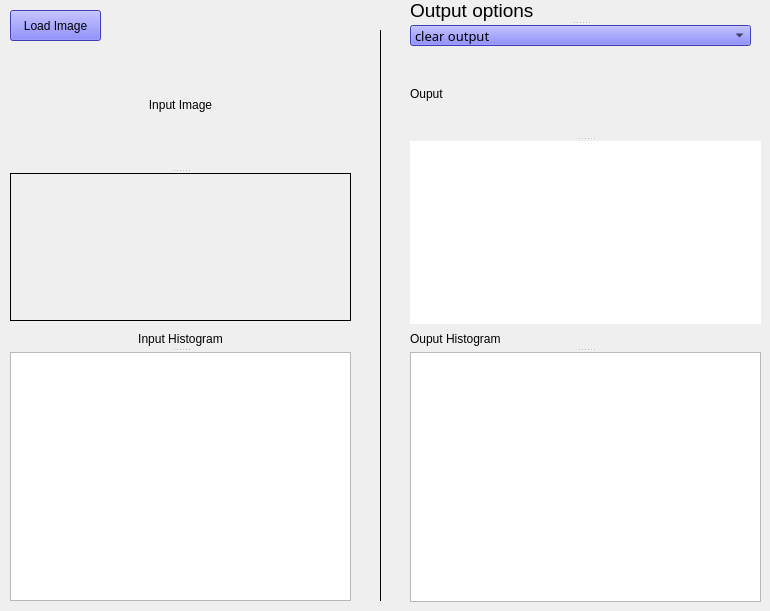
      <widget class="QWidget" name="tab_3">
       <property name="sizePolicy">
        <sizepolicy hsizetype="Expanding" vsizetype="Expanding">
         <horstretch>0</horstretch>
         <verstretch>0</verstretch>
        </sizepolicy>
       </property>
       <attribute name="title">
        <string>Histograms</string>
       </attribute>
       <widget class="QLabel" name="label_9">
        <property name="geometry">
         <rect>
          <x>370</x>
          <y>30</y>
          <width>20</width>
          <height>571</height>
         </rect>
        </property>
        <property name="frameShape">
         <enum>QFrame::VLine</enum>
        </property>
        <property name="text">
         <string/>
        </property>
       </widget>
       <widget class="QPushButton" name="load">
        <property name="geometry">
         <rect>
          <x>10</x>
          <y>10</y>
          <width>91</width>
          <height>31</height>
         </rect>
        </property>
        <property name="palette">
         <palette>
          <active>
           <colorrole role="WindowText">
            <brush brushstyle="SolidPattern">
             <color alpha="255">
              <red>0</red>
              <green>0</green>
              <blue>0</blue>
             </color>
            </brush>
           </colorrole>
           <colorrole role="Button">
            <brush brushstyle="SolidPattern">
             <color alpha="255">
              <red>85</red>
              <green>85</green>
              <blue>255</blue>
             </color>
            </brush>
           </colorrole>
           <colorrole role="Light">
            <brush brushstyle="SolidPattern">
             <color alpha="255">
              <red>213</red>
              <green>213</green>
              <blue>255</blue>
             </color>
            </brush>
           </colorrole>
           <colorrole role="Midlight">
            <brush brushstyle="SolidPattern">
             <color alpha="255">
              <red>149</red>
              <green>149</green>
              <blue>255</blue>
             </color>
            </brush>
           </colorrole>
           <colorrole role="Dark">
            <brush brushstyle="SolidPattern">
             <color alpha="255">
              <red>42</red>
              <green>42</green>
              <blue>127</blue>
             </color>
            </brush>
           </colorrole>
           <colorrole role="Mid">
            <brush brushstyle="SolidPattern">
             <color alpha="255">
              <red>56</red>
              <green>56</green>
              <blue>170</blue>
             </color>
            </brush>
           </colorrole>
           <colorrole role="Text">
            <brush brushstyle="SolidPattern">
             <color alpha="255">
              <red>0</red>
              <green>0</green>
              <blue>0</blue>
             </color>
            </brush>
           </colorrole>
           <colorrole role="BrightText">
            <brush brushstyle="SolidPattern">
             <color alpha="255">
              <red>255</red>
              <green>255</green>
              <blue>255</blue>
             </color>
            </brush>
           </colorrole>
           <colorrole role="ButtonText">
            <brush brushstyle="SolidPattern">
             <color alpha="255">
              <red>0</red>
              <green>0</green>
              <blue>0</blue>
             </color>
            </brush>
           </colorrole>
           <colorrole role="Base">
            <brush brushstyle="SolidPattern">
             <color alpha="255">
              <red>255</red>
              <green>255</green>
              <blue>255</blue>
             </color>
            </brush>
           </colorrole>
           <colorrole role="Window">
            <brush brushstyle="SolidPattern">
             <color alpha="255">
              <red>85</red>
              <green>85</green>
              <blue>255</blue>
             </color>
            </brush>
           </colorrole>
           <colorrole role="Shadow">
            <brush brushstyle="SolidPattern">
             <color alpha="255">
              <red>0</red>
              <green>0</green>
              <blue>0</blue>
             </color>
            </brush>
           </colorrole>
           <colorrole role="AlternateBase">
            <brush brushstyle="SolidPattern">
             <color alpha="255">
              <red>170</red>
              <green>170</green>
              <blue>255</blue>
             </color>
            </brush>
           </colorrole>
           <colorrole role="ToolTipBase">
            <brush brushstyle="SolidPattern">
             <color alpha="255">
              <red>255</red>
              <green>255</green>
              <blue>220</blue>
             </color>
            </brush>
           </colorrole>
           <colorrole role="ToolTipText">
            <brush brushstyle="SolidPattern">
             <color alpha="255">
              <red>0</red>
              <green>0</green>
              <blue>0</blue>
             </color>
            </brush>
           </colorrole>
           <colorrole role="PlaceholderText">
            <brush brushstyle="NoBrush">
             <color alpha="128">
              <red>0</red>
              <green>0</green>
              <blue>0</blue>
             </color>
            </brush>
           </colorrole>
          </active>
          <inactive>
           <colorrole role="WindowText">
            <brush brushstyle="SolidPattern">
             <color alpha="255">
              <red>0</red>
              <green>0</green>
              <blue>0</blue>
             </color>
            </brush>
           </colorrole>
           <colorrole role="Button">
            <brush brushstyle="SolidPattern">
             <color alpha="255">
              <red>85</red>
              <green>85</green>
              <blue>255</blue>
             </color>
            </brush>
           </colorrole>
           <colorrole role="Light">
            <brush brushstyle="SolidPattern">
             <color alpha="255">
              <red>213</red>
              <green>213</green>
              <blue>255</blue>
             </color>
            </brush>
           </colorrole>
           <colorrole role="Midlight">
            <brush brushstyle="SolidPattern">
             <color alpha="255">
              <red>149</red>
              <green>149</green>
              <blue>255</blue>
             </color>
            </brush>
           </colorrole>
           <colorrole role="Dark">
            <brush brushstyle="SolidPattern">
             <color alpha="255">
              <red>42</red>
              <green>42</green>
              <blue>127</blue>
             </color>
            </brush>
           </colorrole>
           <colorrole role="Mid">
            <brush brushstyle="SolidPattern">
             <color alpha="255">
              <red>56</red>
              <green>56</green>
              <blue>170</blue>
             </color>
            </brush>
           </colorrole>
           <colorrole role="Text">
            <brush brushstyle="SolidPattern">
             <color alpha="255">
              <red>0</red>
              <green>0</green>
              <blue>0</blue>
             </color>
            </brush>
           </colorrole>
           <colorrole role="BrightText">
            <brush brushstyle="SolidPattern">
             <color alpha="255">
              <red>255</red>
              <green>255</green>
              <blue>255</blue>
             </color>
            </brush>
           </colorrole>
           <colorrole role="ButtonText">
            <brush brushstyle="SolidPattern">
             <color alpha="255">
              <red>0</red>
              <green>0</green>
              <blue>0</blue>
             </color>
            </brush>
           </colorrole>
           <colorrole role="Base">
            <brush brushstyle="SolidPattern">
             <color alpha="255">
              <red>255</red>
              <green>255</green>
              <blue>255</blue>
             </color>
            </brush>
           </colorrole>
           <colorrole role="Window">
            <brush brushstyle="SolidPattern">
             <color alpha="255">
              <red>85</red>
              <green>85</green>
              <blue>255</blue>
             </color>
            </brush>
           </colorrole>
           <colorrole role="Shadow">
            <brush brushstyle="SolidPattern">
             <color alpha="255">
              <red>0</red>
              <green>0</green>
              <blue>0</blue>
             </color>
            </brush>
           </colorrole>
           <colorrole role="AlternateBase">
            <brush brushstyle="SolidPattern">
             <color alpha="255">
              <red>170</red>
              <green>170</green>
              <blue>255</blue>
             </color>
            </brush>
           </colorrole>
           <colorrole role="ToolTipBase">
            <brush brushstyle="SolidPattern">
             <color alpha="255">
              <red>255</red>
              <green>255</green>
              <blue>220</blue>
             </color>
            </brush>
           </colorrole>
           <colorrole role="ToolTipText">
            <brush brushstyle="SolidPattern">
             <color alpha="255">
              <red>0</red>
              <green>0</green>
              <blue>0</blue>
             </color>
            </brush>
           </colorrole>
           <colorrole role="PlaceholderText">
            <brush brushstyle="NoBrush">
             <color alpha="128">
              <red>0</red>
              <green>0</green>
              <blue>0</blue>
             </color>
            </brush>
           </colorrole>
          </inactive>
          <disabled>
           <colorrole role="WindowText">
            <brush brushstyle="SolidPattern">
             <color alpha="255">
              <red>42</red>
              <green>42</green>
              <blue>127</blue>
             </color>
            </brush>
           </colorrole>
           <colorrole role="Button">
            <brush brushstyle="SolidPattern">
             <color alpha="255">
              <red>85</red>
              <green>85</green>
              <blue>255</blue>
             </color>
            </brush>
           </colorrole>
           <colorrole role="Light">
            <brush brushstyle="SolidPattern">
             <color alpha="255">
              <red>213</red>
              <green>213</green>
              <blue>255</blue>
             </color>
            </brush>
           </colorrole>
           <colorrole role="Midlight">
            <brush brushstyle="SolidPattern">
             <color alpha="255">
              <red>149</red>
              <green>149</green>
              <blue>255</blue>
             </color>
            </brush>
           </colorrole>
           <colorrole role="Dark">
            <brush brushstyle="SolidPattern">
             <color alpha="255">
              <red>42</red>
              <green>42</green>
              <blue>127</blue>
             </color>
            </brush>
           </colorrole>
           <colorrole role="Mid">
            <brush brushstyle="SolidPattern">
             <color alpha="255">
              <red>56</red>
              <green>56</green>
              <blue>170</blue>
             </color>
            </brush>
           </colorrole>
           <colorrole role="Text">
            <brush brushstyle="SolidPattern">
             <color alpha="255">
              <red>42</red>
              <green>42</green>
              <blue>127</blue>
             </color>
            </brush>
           </colorrole>
           <colorrole role="BrightText">
            <brush brushstyle="SolidPattern">
             <color alpha="255">
              <red>255</red>
              <green>255</green>
              <blue>255</blue>
             </color>
            </brush>
           </colorrole>
           <colorrole role="ButtonText">
            <brush brushstyle="SolidPattern">
             <color alpha="255">
              <red>42</red>
              <green>42</green>
              <blue>127</blue>
             </color>
            </brush>
           </colorrole>
           <colorrole role="Base">
            <brush brushstyle="SolidPattern">
             <color alpha="255">
              <red>85</red>
              <green>85</green>
              <blue>255</blue>
             </color>
            </brush>
           </colorrole>
           <colorrole role="Window">
            <brush brushstyle="SolidPattern">
             <color alpha="255">
              <red>85</red>
              <green>85</green>
              <blue>255</blue>
             </color>
            </brush>
           </colorrole>
           <colorrole role="Shadow">
            <brush brushstyle="SolidPattern">
             <color alpha="255">
              <red>0</red>
              <green>0</green>
              <blue>0</blue>
             </color>
            </brush>
           </colorrole>
           <colorrole role="AlternateBase">
            <brush brushstyle="SolidPattern">
             <color alpha="255">
              <red>85</red>
              <green>85</green>
              <blue>255</blue>
             </color>
            </brush>
           </colorrole>
           <colorrole role="ToolTipBase">
            <brush brushstyle="SolidPattern">
             <color alpha="255">
              <red>255</red>
              <green>255</green>
              <blue>220</blue>
             </color>
            </brush>
           </colorrole>
           <colorrole role="ToolTipText">
            <brush brushstyle="SolidPattern">
             <color alpha="255">
              <red>0</red>
              <green>0</green>
              <blue>0</blue>
             </color>
            </brush>
           </colorrole>
           <colorrole role="PlaceholderText">
            <brush brushstyle="NoBrush">
             <color alpha="128">
              <red>0</red>
              <green>0</green>
              <blue>0</blue>
             </color>
            </brush>
           </colorrole>
          </disabled>
         </palette>
        </property>
        <property name="font">
         <font>
          <pointsize>9</pointsize>
         </font>
        </property>
        <property name="cursor">
         <cursorShape>PointingHandCursor</cursorShape>
        </property>
        <property name="focusPolicy">
         <enum>Qt::TabFocus</enum>
        </property>
        <property name="text">
         <string>Load Image</string>
        </property>
        <property name="autoDefault">
         <bool>false</bool>
        </property>
        <property name="default">
         <bool>false</bool>
        </property>
        <property name="flat">
         <bool>false</bool>
        </property>
       </widget>
       <widget class="QSplitter" name="splitter_12">
        <property name="geometry">
         <rect>
          <x>10</x>
          <y>40</y>
          <width>341</width>
          <height>281</height>
         </rect>
        </property>
        <property name="orientation">
         <enum>Qt::Vertical</enum>
        </property>
        <widget class="QLabel" name="label_19">
         <property name="styleSheet">
          <string notr="true">font: 14pt &quot;MS Shell Dlg 2&quot;;
</string>
         </property>
         <property name="text">
          <string>Input Image</string>
         </property>
         <property name="alignment">
          <set>Qt::AlignCenter</set>
         </property>
        </widget>
        <widget class="QLabel" name="input_img">
         <property name="frameShape">
          <enum>QFrame::Box</enum>
         </property>
         <property name="text">
          <string/>
         </property>
         <property name="scaledContents">
          <bool>true</bool>
         </property>
        </widget>
       </widget>
       <widget class="QSplitter" name="splitter_14">
        <property name="geometry">
         <rect>
          <x>10</x>
          <y>330</y>
          <width>341</width>
          <height>271</height>
         </rect>
        </property>
        <property name="orientation">
         <enum>Qt::Vertical</enum>
        </property>
        <widget class="QLabel" name="label_20">
         <property name="styleSheet">
          <string notr="true">font: 14pt &quot;MS Shell Dlg 2&quot;;
</string>
         </property>
         <property name="text">
          <string>Input Histogram</string>
         </property>
         <property name="alignment">
          <set>Qt::AlignCenter</set>
         </property>
        </widget>
        <widget class="PlotWidget" name="input_hist"/>
       </widget>
       <widget class="QSplitter" name="splitter_15">
        <property name="geometry">
         <rect>
          <x>410</x>
          <y>0</y>
          <width>341</width>
          <height>46</height>
         </rect>
        </property>
        <property name="orientation">
         <enum>Qt::Vertical</enum>
        </property>
        <widget class="QLabel" name="label_18">
         <property name="font">
          <font>
           <family>MS Shell Dlg 2</family>
           <pointsize>14</pointsize>
           <weight>50</weight>
           <italic>false</italic>
           <bold>false</bold>
          </font>
         </property>
         <property name="styleSheet">
          <string notr="true">font: 14pt &quot;MS Shell Dlg 2&quot;;
</string>
         </property>
         <property name="text">
          <string>Output options</string>
         </property>
        </widget>
        <widget class="QComboBox" name="comboBox">
         <property name="palette">
          <palette>
           <active>
            <colorrole role="WindowText">
             <brush brushstyle="SolidPattern">
              <color alpha="255">
               <red>0</red>
               <green>0</green>
               <blue>0</blue>
              </color>
             </brush>
            </colorrole>
            <colorrole role="Button">
             <brush brushstyle="SolidPattern">
              <color alpha="255">
               <red>85</red>
               <green>85</green>
               <blue>255</blue>
              </color>
             </brush>
            </colorrole>
            <colorrole role="Light">
             <brush brushstyle="SolidPattern">
              <color alpha="255">
               <red>213</red>
               <green>213</green>
               <blue>255</blue>
              </color>
             </brush>
            </colorrole>
            <colorrole role="Midlight">
             <brush brushstyle="SolidPattern">
              <color alpha="255">
               <red>149</red>
               <green>149</green>
               <blue>255</blue>
              </color>
             </brush>
            </colorrole>
            <colorrole role="Dark">
             <brush brushstyle="SolidPattern">
              <color alpha="255">
               <red>42</red>
               <green>42</green>
               <blue>127</blue>
              </color>
             </brush>
            </colorrole>
            <colorrole role="Mid">
             <brush brushstyle="SolidPattern">
              <color alpha="255">
               <red>56</red>
               <green>56</green>
               <blue>170</blue>
              </color>
             </brush>
            </colorrole>
            <colorrole role="Text">
             <brush brushstyle="SolidPattern">
              <color alpha="255">
               <red>0</red>
               <green>0</green>
               <blue>0</blue>
              </color>
             </brush>
            </colorrole>
            <colorrole role="BrightText">
             <brush brushstyle="SolidPattern">
              <color alpha="255">
               <red>255</red>
               <green>255</green>
               <blue>255</blue>
              </color>
             </brush>
            </colorrole>
            <colorrole role="ButtonText">
             <brush brushstyle="SolidPattern">
              <color alpha="255">
               <red>0</red>
               <green>0</green>
               <blue>0</blue>
              </color>
             </brush>
            </colorrole>
            <colorrole role="Base">
             <brush brushstyle="SolidPattern">
              <color alpha="255">
               <red>255</red>
               <green>255</green>
               <blue>255</blue>
              </color>
             </brush>
            </colorrole>
            <colorrole role="Window">
             <brush brushstyle="SolidPattern">
              <color alpha="255">
               <red>85</red>
               <green>85</green>
               <blue>255</blue>
              </color>
             </brush>
            </colorrole>
            <colorrole role="Shadow">
             <brush brushstyle="SolidPattern">
              <color alpha="255">
               <red>0</red>
               <green>0</green>
               <blue>0</blue>
              </color>
             </brush>
            </colorrole>
            <colorrole role="AlternateBase">
             <brush brushstyle="SolidPattern">
              <color alpha="255">
               <red>170</red>
               <green>170</green>
               <blue>255</blue>
              </color>
             </brush>
            </colorrole>
            <colorrole role="ToolTipBase">
             <brush brushstyle="SolidPattern">
              <color alpha="255">
               <red>255</red>
               <green>255</green>
               <blue>220</blue>
              </color>
             </brush>
            </colorrole>
            <colorrole role="ToolTipText">
             <brush brushstyle="SolidPattern">
              <color alpha="255">
               <red>0</red>
               <green>0</green>
               <blue>0</blue>
              </color>
             </brush>
            </colorrole>
            <colorrole role="PlaceholderText">
             <brush brushstyle="NoBrush">
              <color alpha="128">
               <red>0</red>
               <green>0</green>
               <blue>0</blue>
              </color>
             </brush>
            </colorrole>
           </active>
           <inactive>
            <colorrole role="WindowText">
             <brush brushstyle="SolidPattern">
              <color alpha="255">
               <red>0</red>
               <green>0</green>
               <blue>0</blue>
              </color>
             </brush>
            </colorrole>
            <colorrole role="Button">
             <brush brushstyle="SolidPattern">
              <color alpha="255">
               <red>85</red>
               <green>85</green>
               <blue>255</blue>
              </color>
             </brush>
            </colorrole>
            <colorrole role="Light">
             <brush brushstyle="SolidPattern">
              <color alpha="255">
               <red>213</red>
               <green>213</green>
               <blue>255</blue>
              </color>
             </brush>
            </colorrole>
            <colorrole role="Midlight">
             <brush brushstyle="SolidPattern">
              <color alpha="255">
               <red>149</red>
               <green>149</green>
               <blue>255</blue>
              </color>
             </brush>
            </colorrole>
            <colorrole role="Dark">
             <brush brushstyle="SolidPattern">
              <color alpha="255">
               <red>42</red>
               <green>42</green>
               <blue>127</blue>
              </color>
             </brush>
            </colorrole>
            <colorrole role="Mid">
             <brush brushstyle="SolidPattern">
              <color alpha="255">
               <red>56</red>
               <green>56</green>
               <blue>170</blue>
              </color>
             </brush>
            </colorrole>
            <colorrole role="Text">
             <brush brushstyle="SolidPattern">
              <color alpha="255">
               <red>0</red>
               <green>0</green>
               <blue>0</blue>
              </color>
             </brush>
            </colorrole>
            <colorrole role="BrightText">
             <brush brushstyle="SolidPattern">
              <color alpha="255">
               <red>255</red>
               <green>255</green>
               <blue>255</blue>
              </color>
             </brush>
            </colorrole>
            <colorrole role="ButtonText">
             <brush brushstyle="SolidPattern">
              <color alpha="255">
               <red>0</red>
               <green>0</green>
               <blue>0</blue>
              </color>
             </brush>
            </colorrole>
            <colorrole role="Base">
             <brush brushstyle="SolidPattern">
              <color alpha="255">
               <red>255</red>
               <green>255</green>
               <blue>255</blue>
              </color>
             </brush>
            </colorrole>
            <colorrole role="Window">
             <brush brushstyle="SolidPattern">
              <color alpha="255">
               <red>85</red>
               <green>85</green>
               <blue>255</blue>
              </color>
             </brush>
            </colorrole>
            <colorrole role="Shadow">
             <brush brushstyle="SolidPattern">
              <color alpha="255">
               <red>0</red>
               <green>0</green>
               <blue>0</blue>
              </color>
             </brush>
            </colorrole>
            <colorrole role="AlternateBase">
             <brush brushstyle="SolidPattern">
              <color alpha="255">
               <red>170</red>
               <green>170</green>
               <blue>255</blue>
              </color>
             </brush>
            </colorrole>
            <colorrole role="ToolTipBase">
             <brush brushstyle="SolidPattern">
              <color alpha="255">
               <red>255</red>
               <green>255</green>
               <blue>220</blue>
              </color>
             </brush>
            </colorrole>
            <colorrole role="ToolTipText">
             <brush brushstyle="SolidPattern">
              <color alpha="255">
               <red>0</red>
               <green>0</green>
               <blue>0</blue>
              </color>
             </brush>
            </colorrole>
            <colorrole role="PlaceholderText">
             <brush brushstyle="NoBrush">
              <color alpha="128">
               <red>0</red>
               <green>0</green>
               <blue>0</blue>
              </color>
             </brush>
            </colorrole>
           </inactive>
           <disabled>
            <colorrole role="WindowText">
             <brush brushstyle="SolidPattern">
              <color alpha="255">
               <red>42</red>
               <green>42</green>
               <blue>127</blue>
              </color>
             </brush>
            </colorrole>
            <colorrole role="Button">
             <brush brushstyle="SolidPattern">
              <color alpha="255">
               <red>85</red>
               <green>85</green>
               <blue>255</blue>
              </color>
             </brush>
            </colorrole>
            <colorrole role="Light">
             <brush brushstyle="SolidPattern">
              <color alpha="255">
               <red>213</red>
               <green>213</green>
               <blue>255</blue>
              </color>
             </brush>
            </colorrole>
            <colorrole role="Midlight">
             <brush brushstyle="SolidPattern">
              <color alpha="255">
               <red>149</red>
               <green>149</green>
               <blue>255</blue>
              </color>
             </brush>
            </colorrole>
            <colorrole role="Dark">
             <brush brushstyle="SolidPattern">
              <color alpha="255">
               <red>42</red>
               <green>42</green>
               <blue>127</blue>
              </color>
             </brush>
            </colorrole>
            <colorrole role="Mid">
             <brush brushstyle="SolidPattern">
              <color alpha="255">
               <red>56</red>
               <green>56</green>
               <blue>170</blue>
              </color>
             </brush>
            </colorrole>
            <colorrole role="Text">
             <brush brushstyle="SolidPattern">
              <color alpha="255">
               <red>42</red>
               <green>42</green>
               <blue>127</blue>
              </color>
             </brush>
            </colorrole>
            <colorrole role="BrightText">
             <brush brushstyle="SolidPattern">
              <color alpha="255">
               <red>255</red>
               <green>255</green>
               <blue>255</blue>
              </color>
             </brush>
            </colorrole>
            <colorrole role="ButtonText">
             <brush brushstyle="SolidPattern">
              <color alpha="255">
               <red>42</red>
               <green>42</green>
               <blue>127</blue>
              </color>
             </brush>
            </colorrole>
            <colorrole role="Base">
             <brush brushstyle="SolidPattern">
              <color alpha="255">
               <red>85</red>
               <green>85</green>
               <blue>255</blue>
              </color>
             </brush>
            </colorrole>
            <colorrole role="Window">
             <brush brushstyle="SolidPattern">
              <color alpha="255">
               <red>85</red>
               <green>85</green>
               <blue>255</blue>
              </color>
             </brush>
            </colorrole>
            <colorrole role="Shadow">
             <brush brushstyle="SolidPattern">
              <color alpha="255">
               <red>0</red>
               <green>0</green>
               <blue>0</blue>
              </color>
             </brush>
            </colorrole>
            <colorrole role="AlternateBase">
             <brush brushstyle="SolidPattern">
              <color alpha="255">
               <red>85</red>
               <green>85</green>
               <blue>255</blue>
              </color>
             </brush>
            </colorrole>
            <colorrole role="ToolTipBase">
             <brush brushstyle="SolidPattern">
              <color alpha="255">
               <red>255</red>
               <green>255</green>
               <blue>220</blue>
              </color>
             </brush>
            </colorrole>
            <colorrole role="ToolTipText">
             <brush brushstyle="SolidPattern">
              <color alpha="255">
               <red>0</red>
               <green>0</green>
               <blue>0</blue>
              </color>
             </brush>
            </colorrole>
            <colorrole role="PlaceholderText">
             <brush brushstyle="NoBrush">
              <color alpha="128">
               <red>0</red>
               <green>0</green>
               <blue>0</blue>
              </color>
             </brush>
            </colorrole>
           </disabled>
          </palette>
         </property>
         <property name="font">
          <font>
           <family>Lucida Handwriting</family>
           <pointsize>10</pointsize>
          </font>
         </property>
         <item>
          <property name="text">
           <string>clear output</string>
          </property>
         </item>
         <item>
          <property name="text">
           <string>Equalization</string>
          </property>
         </item>
         <item>
          <property name="text">
           <string>Normalization</string>
          </property>
         </item>
         <item>
          <property name="text">
           <string>Global Threshold</string>
          </property>
         </item>
         <item>
          <property name="text">
           <string>Local Threshold</string>
          </property>
         </item>
         <item>
          <property name="text">
           <string>Color to Gray</string>
          </property>
         </item>
        </widget>
       </widget>
       <widget class="QWidget" name="">
        <property name="geometry">
         <rect>
          <x>410</x>
          <y>51</y>
          <width>351</width>
          <height>551</height>
         </rect>
        </property>
        <layout class="QVBoxLayout" name="verticalLayout">
         <item>
          <widget class="QSplitter" name="splitter_10">
           <property name="orientation">
            <enum>Qt::Vertical</enum>
           </property>
           <widget class="QLabel" name="label_21">
            <property name="text">
             <string>Ouput</string>
            </property>
           </widget>
           <widget class="ImageView" name="output_img" native="true">
            <property name="autoFillBackground">
             <bool>false</bool>
            </property>
            <property name="styleSheet">
             <string notr="true">background-color: rgb(255, 255, 255);
</string>
            </property>
           </widget>
          </widget>
         </item>
         <item>
          <widget class="QSplitter" name="splitter_8">
           <property name="orientation">
            <enum>Qt::Vertical</enum>
           </property>
           <widget class="QLabel" name="label_22">
            <property name="text">
             <string>Ouput Histogram</string>
            </property>
           </widget>
           <widget class="PlotWidget" name="output_hist"/>
          </widget>
         </item>
        </layout>
       </widget>
      </widget>
